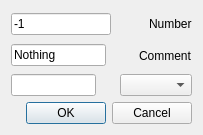
<?xml version="1.0" encoding="UTF-8"?>
<ui version="4.0">
 <class>DialogFormsHeader</class>
 <widget class="QDialog" name="DialogFormsHeader">
  <property name="geometry">
   <rect>
    <x>0</x>
    <y>0</y>
    <width>203</width>
    <height>135</height>
   </rect>
  </property>
  <property name="windowTitle">
   <string>Dialog</string>
  </property>
  <layout class="QVBoxLayout" name="verticalLayout">
   <item>
    <layout class="QHBoxLayout" name="horizontalLayout">
     <item>
      <widget class="QLineEdit" name="lEdit_Number">
       <property name="text">
        <string>-1</string>
       </property>
      </widget>
     </item>
     <item>
      <spacer name="horizontalSpacer">
       <property name="orientation">
        <enum>Qt::Horizontal</enum>
       </property>
       <property name="sizeHint" stdset="0">
        <size>
         <width>40</width>
         <height>20</height>
        </size>
       </property>
      </spacer>
     </item>
     <item>
      <widget class="QLabel" name="l_Number">
       <property name="text">
        <string>Number</string>
       </property>
      </widget>
     </item>
    </layout>
   </item>
   <item>
    <layout class="QHBoxLayout" name="horizontalLayout_2">
     <item>
      <widget class="QLineEdit" name="lEdit_Comment">
       <property name="text">
        <string>Nothing</string>
       </property>
      </widget>
     </item>
     <item>
      <spacer name="horizontalSpacer_2">
       <property name="orientation">
        <enum>Qt::Horizontal</enum>
       </property>
       <property name="sizeHint" stdset="0">
        <size>
         <width>40</width>
         <height>20</height>
        </size>
       </property>
      </spacer>
     </item>
     <item>
      <widget class="QLabel" name="l_Comment">
       <property name="text">
        <string>Comment</string>
       </property>
      </widget>
     </item>
    </layout>
   </item>
   <item>
    <layout class="QHBoxLayout" name="horizontalLayout_3">
     <item>
      <widget class="QLineEdit" name="lEdit_StringToNumber"/>
     </item>
     <item>
      <spacer name="horizontalSpacer_3">
       <property name="orientation">
        <enum>Qt::Horizontal</enum>
       </property>
       <property name="sizeHint" stdset="0">
        <size>
         <width>40</width>
         <height>20</height>
        </size>
       </property>
      </spacer>
     </item>
     <item>
      <widget class="QComboBox" name="cBox_CodePage"/>
     </item>
    </layout>
   </item>
   <item>
    <widget class="QDialogButtonBox" name="buttonBox">
     <property name="orientation">
      <enum>Qt::Horizontal</enum>
     </property>
     <property name="standardButtons">
      <set>QDialogButtonBox::Cancel|QDialogButtonBox::Ok</set>
     </property>
    </widget>
   </item>
  </layout>
 </widget>
 <tabstops>
  <tabstop>lEdit_Number</tabstop>
  <tabstop>lEdit_Comment</tabstop>
  <tabstop>lEdit_StringToNumber</tabstop>
  <tabstop>cBox_CodePage</tabstop>
  <tabstop>buttonBox</tabstop>
 </tabstops>
 <resources/>
 <connections>
  <connection>
   <sender>buttonBox</sender>
   <signal>accepted()</signal>
   <receiver>DialogFormsHeader</receiver>
   <slot>accept()</slot>
   <hints>
    <hint type="sourcelabel">
     <x>190</x>
     <y>125</y>
    </hint>
    <hint type="destinationlabel">
     <x>157</x>
     <y>134</y>
    </hint>
   </hints>
  </connection>
  <connection>
   <sender>buttonBox</sender>
   <signal>rejected()</signal>
   <receiver>DialogFormsHeader</receiver>
   <slot>reject()</slot>
   <hints>
    <hint type="sourcelabel">
     <x>190</x>
     <y>125</y>
    </hint>
    <hint type="destinationlabel">
     <x>199</x>
     <y>134</y>
    </hint>
   </hints>
  </connection>
  <connection>
   <sender>lEdit_Number</sender>
   <signal>textChanged(QString)</signal>
   <receiver>DialogFormsHeader</receiver>
   <slot>textNumberChanged()</slot>
   <hints>
    <hint type="sourcelabel">
     <x>83</x>
     <y>19</y>
    </hint>
    <hint type="destinationlabel">
     <x>137</x>
     <y>12</y>
    </hint>
   </hints>
  </connection>
  <connection>
   <sender>lEdit_Comment</sender>
   <signal>textChanged(QString)</signal>
   <receiver>DialogFormsHeader</receiver>
   <slot>textCommentChanged()</slot>
   <hints>
    <hint type="sourcelabel">
     <x>78</x>
     <y>47</y>
    </hint>
    <hint type="destinationlabel">
     <x>129</x>
     <y>49</y>
    </hint>
   </hints>
  </connection>
  <connection>
   <sender>lEdit_StringToNumber</sender>
   <signal>textChanged(QString)</signal>
   <receiver>DialogFormsHeader</receiver>
   <slot>textStringToNumberChanged()</slot>
   <hints>
    <hint type="sourcelabel">
     <x>35</x>
     <y>80</y>
    </hint>
    <hint type="destinationlabel">
     <x>108</x>
     <y>92</y>
    </hint>
   </hints>
  </connection>
 </connections>
 <slots>
  <slot>textNumberChanged()</slot>
  <slot>textCommentChanged()</slot>
  <slot>textStringToNumberChanged()</slot>
 </slots>
</ui>
